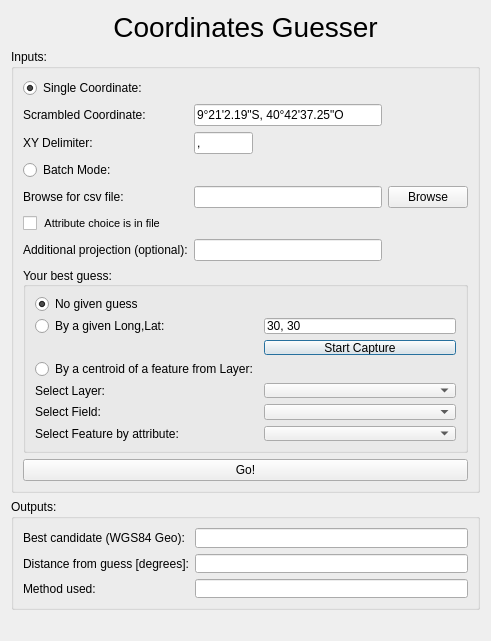
<?xml version="1.0" encoding="UTF-8"?>
<ui version="4.0">
 <class>CoordGuesserDialogBase</class>
 <widget class="QDialog" name="CoordGuesserDialogBase">
  <property name="geometry">
   <rect>
    <x>0</x>
    <y>0</y>
    <width>491</width>
    <height>641</height>
   </rect>
  </property>
  <property name="minimumSize">
   <size>
    <width>0</width>
    <height>550</height>
   </size>
  </property>
  <property name="maximumSize">
   <size>
    <width>16777215</width>
    <height>16777215</height>
   </size>
  </property>
  <property name="windowTitle">
   <string>CoordGuesser</string>
  </property>
  <layout class="QGridLayout" name="gridLayout">
   <item row="3" column="0">
    <widget class="QGroupBox" name="groupBox_outputs">
     <property name="sizePolicy">
      <sizepolicy hsizetype="Expanding" vsizetype="Expanding">
       <horstretch>1</horstretch>
       <verstretch>1</verstretch>
      </sizepolicy>
     </property>
     <property name="minimumSize">
      <size>
       <width>376</width>
       <height>111</height>
      </size>
     </property>
     <property name="maximumSize">
      <size>
       <width>16777215</width>
       <height>16777215</height>
      </size>
     </property>
     <property name="title">
      <string>Outputs:</string>
     </property>
     <property name="flat">
      <bool>false</bool>
     </property>
     <layout class="QGridLayout" name="gridLayout_4">
      <item row="0" column="0">
       <widget class="QLabel" name="label_7">
        <property name="text">
         <string>Best candidate (WGS84 Geo):</string>
        </property>
       </widget>
      </item>
      <item row="0" column="1">
       <widget class="QLineEdit" name="out_xy"/>
      </item>
      <item row="1" column="0">
       <widget class="QLabel" name="label_8">
        <property name="text">
         <string>Distance from guess [degrees]:</string>
        </property>
       </widget>
      </item>
      <item row="1" column="1">
       <widget class="QLineEdit" name="distance"/>
      </item>
      <item row="2" column="0">
       <widget class="QLabel" name="label_9">
        <property name="text">
         <string>Method used:</string>
        </property>
       </widget>
      </item>
      <item row="2" column="1">
       <widget class="QLineEdit" name="method_used"/>
      </item>
     </layout>
    </widget>
   </item>
   <item row="1" column="0">
    <widget class="QGroupBox" name="groupBox_inputs">
     <property name="sizePolicy">
      <sizepolicy hsizetype="Preferred" vsizetype="Expanding">
       <horstretch>2</horstretch>
       <verstretch>2</verstretch>
      </sizepolicy>
     </property>
     <property name="title">
      <string>Inputs:</string>
     </property>
     <layout class="QGridLayout" name="gridLayout_2">
      <item row="7" column="0" colspan="5">
       <widget class="QGroupBox" name="groupBox">
        <property name="sizePolicy">
         <sizepolicy hsizetype="Preferred" vsizetype="Expanding">
          <horstretch>2</horstretch>
          <verstretch>2</verstretch>
         </sizepolicy>
        </property>
        <property name="autoFillBackground">
         <bool>false</bool>
        </property>
        <property name="title">
         <string>Your best guess:</string>
        </property>
        <property name="alignment">
         <set>Qt::AlignLeading|Qt::AlignLeft|Qt::AlignVCenter</set>
        </property>
        <layout class="QGridLayout" name="gridLayout_3">
         <item row="0" column="0">
          <widget class="QRadioButton" name="noGivenRadioButton">
           <property name="sizePolicy">
            <sizepolicy hsizetype="Minimum" vsizetype="Expanding">
             <horstretch>0</horstretch>
             <verstretch>0</verstretch>
            </sizepolicy>
           </property>
           <property name="text">
            <string>No given guess</string>
           </property>
           <property name="checked">
            <bool>true</bool>
           </property>
          </widget>
         </item>
         <item row="1" column="0">
          <widget class="QRadioButton" name="fromMapRadioButton">
           <property name="sizePolicy">
            <sizepolicy hsizetype="Minimum" vsizetype="Expanding">
             <horstretch>0</horstretch>
             <verstretch>0</verstretch>
            </sizepolicy>
           </property>
           <property name="text">
            <string>By a given Long,Lat:</string>
           </property>
           <property name="checked">
            <bool>false</bool>
           </property>
          </widget>
         </item>
         <item row="1" column="1">
          <widget class="QLineEdit" name="lineEdit_latLong">
           <property name="sizePolicy">
            <sizepolicy hsizetype="Expanding" vsizetype="Expanding">
             <horstretch>0</horstretch>
             <verstretch>0</verstretch>
            </sizepolicy>
           </property>
           <property name="text">
            <string>30, 30</string>
           </property>
          </widget>
         </item>
         <item row="2" column="1">
          <widget class="QPushButton" name="pushButton_Capture">
           <property name="sizePolicy">
            <sizepolicy hsizetype="Minimum" vsizetype="Expanding">
             <horstretch>0</horstretch>
             <verstretch>0</verstretch>
            </sizepolicy>
           </property>
           <property name="text">
            <string>Start Capture</string>
           </property>
          </widget>
         </item>
         <item row="3" column="0">
          <widget class="QRadioButton" name="fromLayerRadioButton">
           <property name="sizePolicy">
            <sizepolicy hsizetype="Minimum" vsizetype="Expanding">
             <horstretch>0</horstretch>
             <verstretch>0</verstretch>
            </sizepolicy>
           </property>
           <property name="text">
            <string>By a centroid of a feature from Layer:</string>
           </property>
          </widget>
         </item>
         <item row="4" column="0">
          <widget class="QLabel" name="labelSelectLayer_2">
           <property name="sizePolicy">
            <sizepolicy hsizetype="Preferred" vsizetype="Expanding">
             <horstretch>0</horstretch>
             <verstretch>0</verstretch>
            </sizepolicy>
           </property>
           <property name="text">
            <string>Select Layer:</string>
           </property>
          </widget>
         </item>
         <item row="4" column="1">
          <widget class="QComboBox" name="selectLayerComboBox">
           <property name="sizePolicy">
            <sizepolicy hsizetype="MinimumExpanding" vsizetype="Expanding">
             <horstretch>0</horstretch>
             <verstretch>0</verstretch>
            </sizepolicy>
           </property>
          </widget>
         </item>
         <item row="5" column="0">
          <widget class="QLabel" name="labelSelectLayer">
           <property name="sizePolicy">
            <sizepolicy hsizetype="Preferred" vsizetype="Expanding">
             <horstretch>0</horstretch>
             <verstretch>0</verstretch>
            </sizepolicy>
           </property>
           <property name="text">
            <string>Select Field:</string>
           </property>
          </widget>
         </item>
         <item row="5" column="1">
          <widget class="QComboBox" name="selectFieldComboBox">
           <property name="sizePolicy">
            <sizepolicy hsizetype="MinimumExpanding" vsizetype="Expanding">
             <horstretch>0</horstretch>
             <verstretch>0</verstretch>
            </sizepolicy>
           </property>
          </widget>
         </item>
         <item row="6" column="0">
          <widget class="QLabel" name="labelSelectLayer_4">
           <property name="sizePolicy">
            <sizepolicy hsizetype="Preferred" vsizetype="Expanding">
             <horstretch>0</horstretch>
             <verstretch>0</verstretch>
            </sizepolicy>
           </property>
           <property name="text">
            <string>Select Feature by attribute:</string>
           </property>
          </widget>
         </item>
         <item row="6" column="1">
          <widget class="QComboBox" name="selectFeatureComboBox">
           <property name="enabled">
            <bool>true</bool>
           </property>
           <property name="sizePolicy">
            <sizepolicy hsizetype="MinimumExpanding" vsizetype="Expanding">
             <horstretch>0</horstretch>
             <verstretch>0</verstretch>
            </sizepolicy>
           </property>
          </widget>
         </item>
        </layout>
       </widget>
      </item>
      <item row="2" column="1">
       <widget class="QLineEdit" name="xydelim">
        <property name="maximumSize">
         <size>
          <width>100000</width>
          <height>16777215</height>
         </size>
        </property>
        <property name="text">
         <string>,</string>
        </property>
        <property name="maxLength">
         <number>1</number>
        </property>
       </widget>
      </item>
      <item row="1" column="0">
       <widget class="QLabel" name="label_6">
        <property name="toolTip">
         <string>&lt;html&gt;&lt;head/&gt;&lt;body&gt;&lt;p&gt;For example: 34.121,32.1&lt;/p&gt;&lt;/body&gt;&lt;/html&gt;</string>
        </property>
        <property name="text">
         <string>Scrambled Coordinate:</string>
        </property>
       </widget>
      </item>
      <item row="6" column="0">
       <widget class="QLabel" name="label_10">
        <property name="toolTip">
         <string>&lt;html&gt;&lt;head/&gt;&lt;body&gt;&lt;p&gt;A valid PROJ.4 string (e.g. &lt;span style=&quot; font-style:italic;&quot;&gt;+proj=longlat +datum=WGS84 +no_defs&lt;/span&gt;) or a UTM zone (e.g. &lt;span style=&quot; font-style:italic;&quot;&gt;60&lt;/span&gt;)&lt;/p&gt;&lt;/body&gt;&lt;/html&gt;</string>
        </property>
        <property name="text">
         <string>Additional projection (optional):</string>
        </property>
       </widget>
      </item>
      <item row="2" column="0">
       <widget class="QLabel" name="label_5">
        <property name="text">
         <string>XY Delimiter:</string>
        </property>
       </widget>
      </item>
      <item row="0" column="0">
       <widget class="QRadioButton" name="radioButton_single">
        <property name="text">
         <string>Single Coordinate:</string>
        </property>
        <property name="checked">
         <bool>true</bool>
        </property>
        <attribute name="buttonGroup">
         <string notr="true">buttonGroup_singleBatch</string>
        </attribute>
       </widget>
      </item>
      <item row="3" column="0">
       <widget class="QRadioButton" name="radioButton_batch">
        <property name="toolTip">
         <string>&lt;html&gt;&lt;head/&gt;&lt;body&gt;&lt;p&gt;Parses for every x,y in a row.&lt;/p&gt;&lt;p&gt;&lt;br/&gt;&lt;/p&gt;&lt;/body&gt;&lt;/html&gt;</string>
        </property>
        <property name="text">
         <string>Batch Mode:</string>
        </property>
        <attribute name="buttonGroup">
         <string notr="true">buttonGroup_singleBatch</string>
        </attribute>
       </widget>
      </item>
      <item row="4" column="0">
       <widget class="QLabel" name="label">
        <property name="toolTip">
         <string>&lt;html&gt;&lt;head/&gt;&lt;body&gt;&lt;p&gt;The file should be in the format of: scarmbled X, scrambled Y&lt;/p&gt;&lt;/body&gt;&lt;/html&gt;</string>
        </property>
        <property name="text">
         <string>Browse for csv file:</string>
        </property>
       </widget>
      </item>
      <item row="4" column="4">
       <widget class="QPushButton" name="pushButton_browse">
        <property name="text">
         <string>Browse</string>
        </property>
       </widget>
      </item>
      <item row="8" column="0" colspan="5">
       <widget class="QPushButton" name="pushButton_Go">
        <property name="text">
         <string>Go!</string>
        </property>
       </widget>
      </item>
      <item row="4" column="1" colspan="3">
       <widget class="QLineEdit" name="lineEdit_filePath"/>
      </item>
      <item row="6" column="1" colspan="3">
       <widget class="QLineEdit" name="lineEdit_addProj">
        <property name="toolTip">
         <string>&lt;html&gt;&lt;head/&gt;&lt;body&gt;&lt;p&gt;A valid PROJ.4 string (e.g. &lt;span style=&quot; font-style:italic;&quot;&gt;+proj=longlat +datum=WGS84 +no_defs&lt;/span&gt;) or a UTM zone (e.g. &lt;span style=&quot; font-style:italic;&quot;&gt;60&lt;/span&gt;)&lt;/p&gt;&lt;/body&gt;&lt;/html&gt;</string>
        </property>
        <property name="text">
         <string/>
        </property>
       </widget>
      </item>
      <item row="5" column="0">
       <widget class="QCheckBox" name="checkBox_attr">
        <property name="font">
         <font>
          <pointsize>8</pointsize>
         </font>
        </property>
        <property name="toolTip">
         <string>&lt;html&gt;&lt;head/&gt;&lt;body&gt;&lt;p&gt;Check if the attribute for every scrambled coordinate is different and in the third row in the csv file&lt;/p&gt;&lt;/body&gt;&lt;/html&gt;</string>
        </property>
        <property name="text">
         <string> Attribute choice is in file</string>
        </property>
        <property name="checked">
         <bool>false</bool>
        </property>
        <property name="tristate">
         <bool>false</bool>
        </property>
       </widget>
      </item>
      <item row="1" column="1" colspan="3">
       <widget class="QLineEdit" name="scrambled">
        <property name="text">
         <string>9°21'2.19&quot;S, 40°42'37.25&quot;O</string>
        </property>
       </widget>
      </item>
     </layout>
    </widget>
   </item>
   <item row="0" column="0">
    <widget class="QLabel" name="label_title">
     <property name="maximumSize">
      <size>
       <width>16777215</width>
       <height>39</height>
      </size>
     </property>
     <property name="font">
      <font>
       <pointsize>21</pointsize>
      </font>
     </property>
     <property name="text">
      <string>Coordinates Guesser</string>
     </property>
     <property name="alignment">
      <set>Qt::AlignCenter</set>
     </property>
    </widget>
   </item>
   <item row="4" column="0">
    <widget class="QLabel" name="label_message">
     <property name="font">
      <font>
       <weight>75</weight>
       <bold>true</bold>
      </font>
     </property>
     <property name="text">
      <string/>
     </property>
    </widget>
   </item>
  </layout>
 </widget>
 <resources/>
 <connections/>
 <buttongroups>
  <buttongroup name="buttonGroup_singleBatch"/>
 </buttongroups>
</ui>
